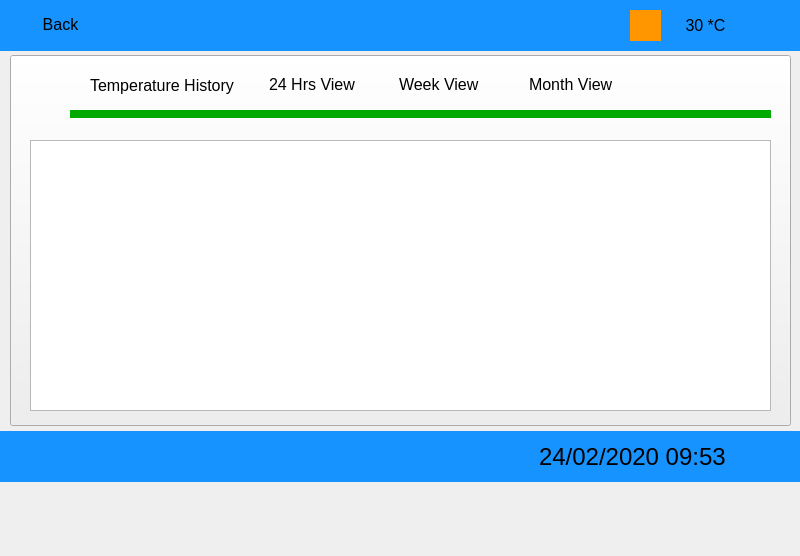
<?xml version="1.0" encoding="UTF-8"?>
<ui version="4.0">
 <class>GraphWindow</class>
 <widget class="QMainWindow" name="GraphWindow">
  <property name="geometry">
   <rect>
    <x>0</x>
    <y>0</y>
    <width>800</width>
    <height>556</height>
   </rect>
  </property>
  <property name="windowTitle">
   <string>MainWindow</string>
  </property>
  <property name="autoFillBackground">
   <bool>false</bool>
  </property>
  <property name="styleSheet">
   <string notr="true"/>
  </property>
  <widget class="QWidget" name="centralwidget">
   <widget class="QPushButton" name="btnTemperature">
    <property name="geometry">
     <rect>
      <x>10</x>
      <y>55</y>
      <width>781</width>
      <height>371</height>
     </rect>
    </property>
    <property name="styleSheet">
     <string notr="true">#centralWidget {
border-image: url(:/temperature.png) 0 0 0 0 stretch stretch;}</string>
    </property>
    <property name="text">
     <string/>
    </property>
   </widget>
   <widget class="QLabel" name="lblTemp">
    <property name="geometry">
     <rect>
      <x>20</x>
      <y>70</y>
      <width>61</width>
      <height>51</height>
     </rect>
    </property>
    <property name="styleSheet">
     <string notr="true">image: url(:/red.png);</string>
    </property>
    <property name="text">
     <string/>
    </property>
   </widget>
   <widget class="QLabel" name="lblTemp_2">
    <property name="geometry">
     <rect>
      <x>35</x>
      <y>80</y>
      <width>31</width>
      <height>31</height>
     </rect>
    </property>
    <property name="styleSheet">
     <string notr="true">image: url(:/temp.png);</string>
    </property>
    <property name="text">
     <string/>
    </property>
   </widget>
   <widget class="QLabel" name="lblDateTime">
    <property name="geometry">
     <rect>
      <x>539</x>
      <y>431</y>
      <width>261</width>
      <height>51</height>
     </rect>
    </property>
    <property name="font">
     <font>
      <pointsize>18</pointsize>
     </font>
    </property>
    <property name="text">
     <string>24/02/2020 09:53</string>
    </property>
   </widget>
   <widget class="QLabel" name="lblRedGear">
    <property name="geometry">
     <rect>
      <x>0</x>
      <y>60</y>
      <width>101</width>
      <height>71</height>
     </rect>
    </property>
    <property name="styleSheet">
     <string notr="true">image: url(:/setgear.png);</string>
    </property>
    <property name="text">
     <string/>
    </property>
   </widget>
   <widget class="QLabel" name="label">
    <property name="geometry">
     <rect>
      <x>0</x>
      <y>0</y>
      <width>801</width>
      <height>51</height>
     </rect>
    </property>
    <property name="autoFillBackground">
     <bool>false</bool>
    </property>
    <property name="styleSheet">
     <string notr="true">background-color: rgb(23, 147, 255);</string>
    </property>
    <property name="text">
     <string/>
    </property>
   </widget>
   <widget class="QLabel" name="label_2">
    <property name="geometry">
     <rect>
      <x>0</x>
      <y>431</y>
      <width>801</width>
      <height>51</height>
     </rect>
    </property>
    <property name="autoFillBackground">
     <bool>false</bool>
    </property>
    <property name="styleSheet">
     <string notr="true">background-color: rgb(23, 147, 255);</string>
    </property>
    <property name="text">
     <string/>
    </property>
   </widget>
   <widget class="ClickableLabel" name="btnLowerBound">
    <property name="enabled">
     <bool>true</bool>
    </property>
    <property name="geometry">
     <rect>
      <x>0</x>
      <y>0</y>
      <width>121</width>
      <height>51</height>
     </rect>
    </property>
    <property name="sizePolicy">
     <sizepolicy hsizetype="Fixed" vsizetype="Preferred">
      <horstretch>100</horstretch>
      <verstretch>0</verstretch>
     </sizepolicy>
    </property>
    <property name="autoFillBackground">
     <bool>false</bool>
    </property>
    <property name="styleSheet">
     <string notr="true">image: url(:/bluebar.png);</string>
    </property>
    <property name="text">
     <string/>
    </property>
   </widget>
   <widget class="ClickableLabel" name="lblBack">
    <property name="geometry">
     <rect>
      <x>15</x>
      <y>9</y>
      <width>91</width>
      <height>31</height>
     </rect>
    </property>
    <property name="font">
     <font>
      <pointsize>12</pointsize>
     </font>
    </property>
    <property name="text">
     <string>Back</string>
    </property>
    <property name="alignment">
     <set>Qt::AlignCenter</set>
    </property>
   </widget>
   <widget class="ClickableLabel" name="lblTempCtl">
    <property name="enabled">
     <bool>true</bool>
    </property>
    <property name="geometry">
     <rect>
      <x>630</x>
      <y>10</y>
      <width>31</width>
      <height>31</height>
     </rect>
    </property>
    <property name="sizePolicy">
     <sizepolicy hsizetype="Fixed" vsizetype="Preferred">
      <horstretch>100</horstretch>
      <verstretch>0</verstretch>
     </sizepolicy>
    </property>
    <property name="autoFillBackground">
     <bool>false</bool>
    </property>
    <property name="styleSheet">
     <string notr="true">image: url(:/temp.png);background-color: rgb(255, 150, 0)</string>
    </property>
    <property name="text">
     <string/>
    </property>
   </widget>
   <widget class="QLabel" name="lblStartDateTime_2">
    <property name="geometry">
     <rect>
      <x>70</x>
      <y>110</y>
      <width>701</width>
      <height>8</height>
     </rect>
    </property>
    <property name="font">
     <font>
      <pointsize>16</pointsize>
     </font>
    </property>
    <property name="autoFillBackground">
     <bool>false</bool>
    </property>
    <property name="styleSheet">
     <string notr="true">background-color: rgb(0, 170, 0);</string>
    </property>
    <property name="text">
     <string/>
    </property>
    <property name="alignment">
     <set>Qt::AlignCenter</set>
    </property>
   </widget>
   <widget class="ClickableLabel" name="lblLowerBound_2">
    <property name="geometry">
     <rect>
      <x>90</x>
      <y>70</y>
      <width>151</width>
      <height>31</height>
     </rect>
    </property>
    <property name="font">
     <font>
      <pointsize>12</pointsize>
     </font>
    </property>
    <property name="text">
     <string>Temperature History</string>
    </property>
   </widget>
   <widget class="ClickableLabel" name="btnLowerBound_2">
    <property name="enabled">
     <bool>true</bool>
    </property>
    <property name="geometry">
     <rect>
      <x>250</x>
      <y>60</y>
      <width>121</width>
      <height>51</height>
     </rect>
    </property>
    <property name="sizePolicy">
     <sizepolicy hsizetype="Fixed" vsizetype="Preferred">
      <horstretch>100</horstretch>
      <verstretch>0</verstretch>
     </sizepolicy>
    </property>
    <property name="autoFillBackground">
     <bool>false</bool>
    </property>
    <property name="styleSheet">
     <string notr="true">image: url(:/bluebar.png);</string>
    </property>
    <property name="text">
     <string/>
    </property>
   </widget>
   <widget class="ClickableLabel" name="lblLowerBound_3">
    <property name="geometry">
     <rect>
      <x>269</x>
      <y>69</y>
      <width>91</width>
      <height>31</height>
     </rect>
    </property>
    <property name="font">
     <font>
      <pointsize>12</pointsize>
     </font>
    </property>
    <property name="text">
     <string>24 Hrs View</string>
    </property>
   </widget>
   <widget class="ClickableLabel" name="btnLowerBound_3">
    <property name="enabled">
     <bool>true</bool>
    </property>
    <property name="geometry">
     <rect>
      <x>380</x>
      <y>60</y>
      <width>121</width>
      <height>51</height>
     </rect>
    </property>
    <property name="sizePolicy">
     <sizepolicy hsizetype="Fixed" vsizetype="Preferred">
      <horstretch>100</horstretch>
      <verstretch>0</verstretch>
     </sizepolicy>
    </property>
    <property name="autoFillBackground">
     <bool>false</bool>
    </property>
    <property name="styleSheet">
     <string notr="true">image: url(:/bluebar.png);</string>
    </property>
    <property name="text">
     <string/>
    </property>
   </widget>
   <widget class="ClickableLabel" name="lblLowerBound_4">
    <property name="geometry">
     <rect>
      <x>399</x>
      <y>69</y>
      <width>91</width>
      <height>31</height>
     </rect>
    </property>
    <property name="font">
     <font>
      <pointsize>12</pointsize>
     </font>
    </property>
    <property name="text">
     <string>Week View</string>
    </property>
   </widget>
   <widget class="ClickableLabel" name="btnLowerBound_4">
    <property name="enabled">
     <bool>true</bool>
    </property>
    <property name="geometry">
     <rect>
      <x>510</x>
      <y>60</y>
      <width>121</width>
      <height>51</height>
     </rect>
    </property>
    <property name="sizePolicy">
     <sizepolicy hsizetype="Fixed" vsizetype="Preferred">
      <horstretch>100</horstretch>
      <verstretch>0</verstretch>
     </sizepolicy>
    </property>
    <property name="autoFillBackground">
     <bool>false</bool>
    </property>
    <property name="styleSheet">
     <string notr="true">image: url(:/bluebar.png);</string>
    </property>
    <property name="text">
     <string/>
    </property>
   </widget>
   <widget class="ClickableLabel" name="lblLowerBound_5">
    <property name="geometry">
     <rect>
      <x>529</x>
      <y>69</y>
      <width>91</width>
      <height>31</height>
     </rect>
    </property>
    <property name="font">
     <font>
      <pointsize>12</pointsize>
     </font>
    </property>
    <property name="text">
     <string>Month View</string>
    </property>
   </widget>
   <widget class="ClickableLabel" name="lblLowerBound_6">
    <property name="geometry">
     <rect>
      <x>660</x>
      <y>10</y>
      <width>91</width>
      <height>31</height>
     </rect>
    </property>
    <property name="font">
     <font>
      <pointsize>12</pointsize>
     </font>
    </property>
    <property name="text">
     <string>30 *C</string>
    </property>
    <property name="alignment">
     <set>Qt::AlignCenter</set>
    </property>
   </widget>
   <widget class="QGraphicsView" name="gView">
    <property name="geometry">
     <rect>
      <x>30</x>
      <y>140</y>
      <width>741</width>
      <height>271</height>
     </rect>
    </property>
   </widget>
   <zorder>btnTemperature</zorder>
   <zorder>lblStartDateTime_2</zorder>
   <zorder>label_2</zorder>
   <zorder>label</zorder>
   <zorder>lblTemp</zorder>
   <zorder>lblTemp_2</zorder>
   <zorder>lblDateTime</zorder>
   <zorder>lblRedGear</zorder>
   <zorder>btnLowerBound</zorder>
   <zorder>lblBack</zorder>
   <zorder>lblTempCtl</zorder>
   <zorder>lblLowerBound_2</zorder>
   <zorder>btnLowerBound_2</zorder>
   <zorder>lblLowerBound_3</zorder>
   <zorder>btnLowerBound_3</zorder>
   <zorder>lblLowerBound_4</zorder>
   <zorder>btnLowerBound_4</zorder>
   <zorder>lblLowerBound_5</zorder>
   <zorder>lblLowerBound_6</zorder>
   <zorder>gView</zorder>
  </widget>
 </widget>
 <customwidgets>
  <customwidget>
   <class>ClickableLabel</class>
   <extends>QLabel</extends>
   <header location="global">clickablelabel.h</header>
  </customwidget>
 </customwidgets>
 <resources/>
 <connections/>
</ui>
